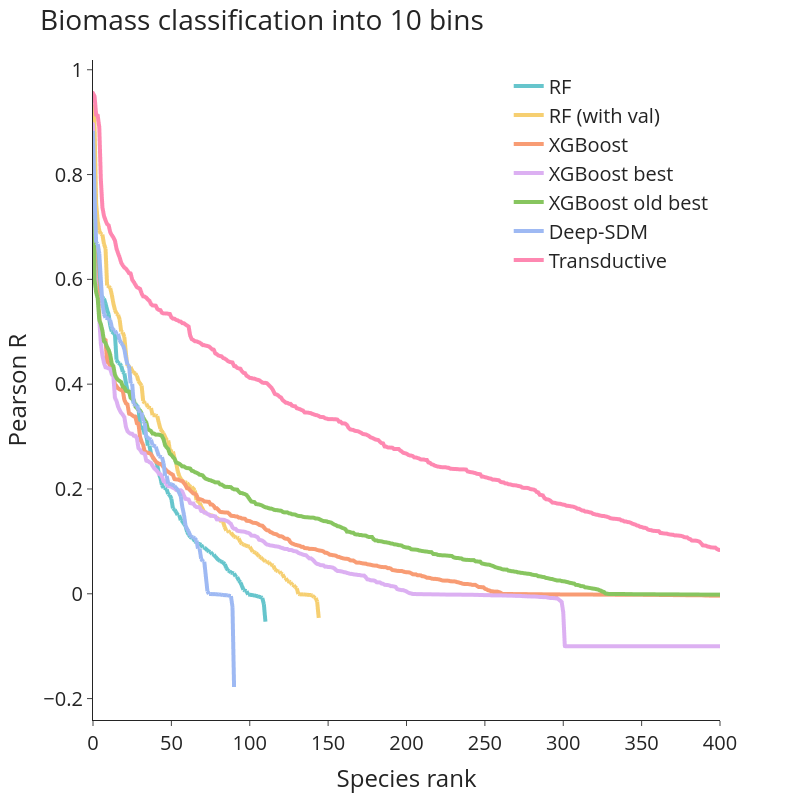

The cell this chart's notebook holds for it:
### Code cell
import plotly.express as px

fig = px.line(data[data['x'] <= 400], x='x', y='pearsonr', color='model', template = 'simple_white',
           width = 800, height=800,
           color_discrete_sequence = px.colors.qualitative.Pastel)

fig.update_layout(
    title='Biomass classification into 10 bins',
    xaxis_title='Species rank',
    yaxis_title='Pearson R',
    font=dict(size=20),
    legend_title_text='',
    legend=dict(yanchor="top",
                y=0.99,
                xanchor="right",
                x=0.99)
)

fig.update_traces(line={'width': 4})

### Figure 1 — Plotly figure (JSON) as saved in the notebook; plotly's stock layout.template omitted (floating-point values rounded to 4 significant figures; data arrays with more than 128 entries replaced by an {"elided": "..."} marker saying what was removed)
{"data": [{"hovertemplate": "model=RF<br>x=%{x}<br>pearsonr=%{y}<extra></extra>", "legendgroup": "RF", "line": {"color": "rgb(102, 197, 204)", "dash": "solid", "width": 4}, "marker": {"symbol": "circle"}, "mode": "lines", "name": "RF", "showlegend": true, "type": "scattergl", "x": {"elided": "401 int values"}, "xaxis": "x", "y": {"elided": "401 float values"}, "yaxis": "y"}, {"hovertemplate": "model=RF (with val)<br>x=%{x}<br>pearsonr=%{y}<extra></extra>", "legendgroup": "RF (with val)", "line": {"color": "rgb(246, 207, 113)", "dash": "solid", "width": 4}, "marker": {"symbol": "circle"}, "mode": "lines", "name": "RF (with val)", "showlegend": true, "type": "scattergl", "x": {"elided": "401 int values"}, "xaxis": "x", "y": {"elided": "401 float values"}, "yaxis": "y"}, {"hovertemplate": "model=XGBoost<br>x=%{x}<br>pearsonr=%{y}<extra></extra>", "legendgroup": "XGBoost", "line": {"color": "rgb(248, 156, 116)", "dash": "solid", "width": 4}, "marker": {"symbol": "circle"}, "mode": "lines", "name": "XGBoost", "showlegend": true, "type": "scattergl", "x": {"elided": "401 int values"}, "xaxis": "x", "y": {"elided": "401 float values"}, "yaxis": "y"}, {"hovertemplate": "model=XGBoost best<br>x=%{x}<br>pearsonr=%{y}<extra></extra>", "legendgroup": "XGBoost best", "line": {"color": "rgb(220, 176, 242)", "dash": "solid", "width": 4}, "marker": {"symbol": "circle"}, "mode": "lines", "name": "XGBoost best", "showlegend": true, "type": "scattergl", "x": {"elided": "401 int values"}, "xaxis": "x", "y": {"elided": "401 float values"}, "yaxis": "y"}, {"hovertemplate": "model=XGBoost old best<br>x=%{x}<br>pearsonr=%{y}<extra></extra>", "legendgroup": "XGBoost old best", "line": {"color": "rgb(135, 197, 95)", "dash": "solid", "width": 4}, "marker": {"symbol": "circle"}, "mode": "lines", "name": "XGBoost old best", "showlegend": true, "type": "scattergl", "x": {"elided": "401 int values"}, "xaxis": "x", "y": {"elided": "401 float values"}, "yaxis": "y"}, {"hovertemplate": "model=Deep-SDM<br>x=%{x}<br>pearsonr=%{y}<extra></extra>", "legendgroup": "Deep-SDM", "line": {"color": "rgb(158, 185, 243)", "dash": "solid", "width": 4}, "marker": {"symbol": "circle"}, "mode": "lines", "name": "Deep-SDM", "showlegend": true, "type": "scattergl", "x": {"elided": "401 int values"}, "xaxis": "x", "y": {"elided": "401 float values"}, "yaxis": "y"}, {"hovertemplate": "model=Transductive<br>x=%{x}<br>pearsonr=%{y}<extra></extra>", "legendgroup": "Transductive", "line": {"color": "rgb(254, 136, 177)", "dash": "solid", "width": 4}, "marker": {"symbol": "circle"}, "mode": "lines", "name": "Transductive", "showlegend": true, "type": "scattergl", "x": {"elided": "401 int values"}, "xaxis": "x", "y": {"elided": "401 float values"}, "yaxis": "y"}], "layout": {"font": {"size": 20}, "height": 800, "legend": {"title": {"text": ""}, "tracegroupgap": 0, "x": 0.99, "xanchor": "right", "y": 0.99, "yanchor": "top"}, "margin": {"t": 60}, "title": {"text": "Biomass classification into 10 bins"}, "width": 800, "xaxis": {"anchor": "y", "domain": [0, 1], "title": {"text": "Species rank"}}, "yaxis": {"anchor": "x", "domain": [0, 1], "title": {"text": "Pearson R"}}}}
